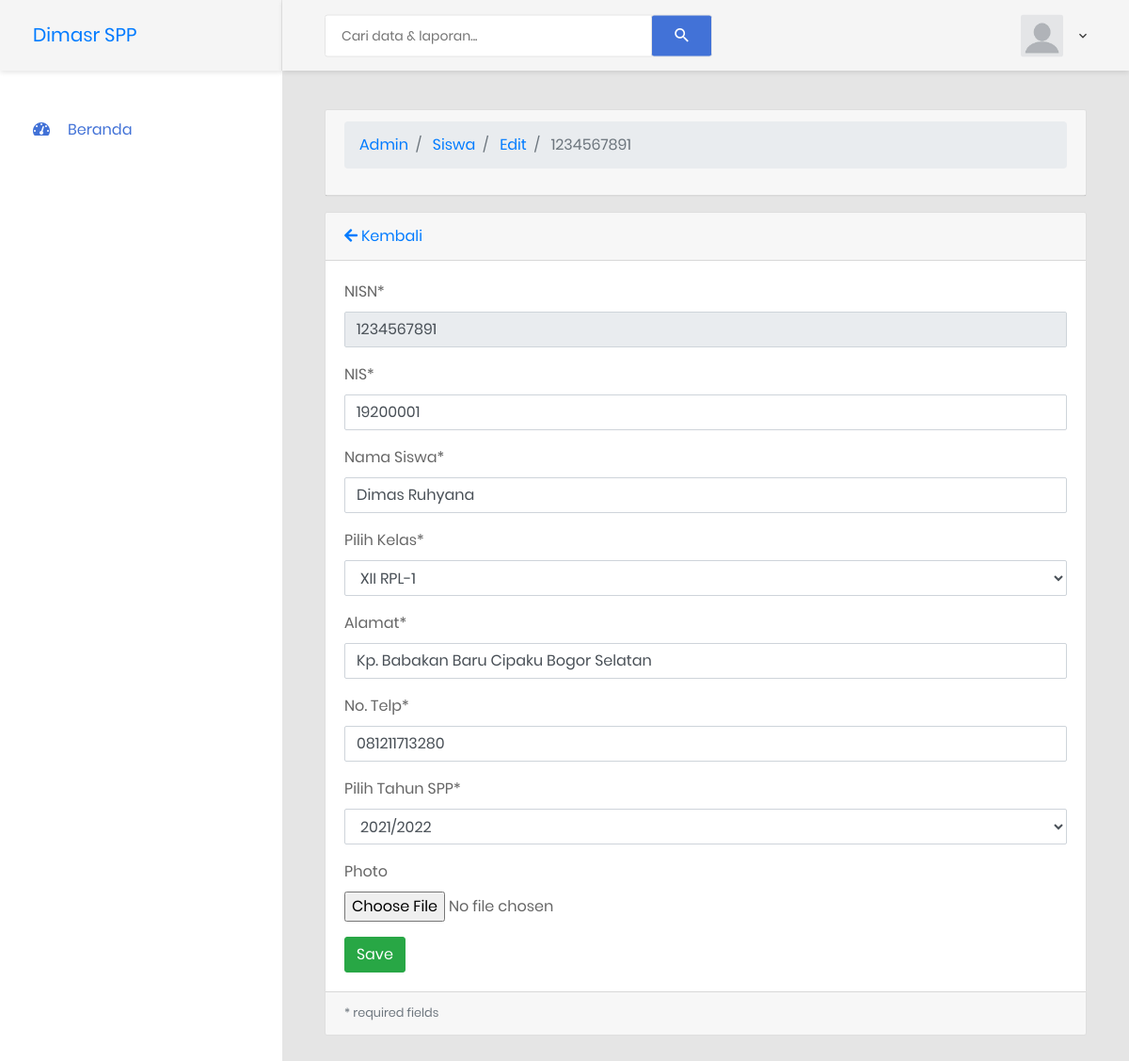
Screenshot of /index.php/admin/siswa/edit/1234567891 with the database file from the repository.
### tables this page shows
CREATE TABLE `siswa` (
  `nisn` varchar(10) NOT NULL,
  `nis` varchar(8) NOT NULL,
  `nama` varchar(35) NOT NULL,
  `id_kelas` int(11) NOT NULL,
  `alamat` text NOT NULL,
  `no_telp` varchar(13) NOT NULL,
  `id_spp` int(11) NOT NULL,
  `id_login` int(11) NOT NULL,
  `image` varchar(255) NOT NULL DEFAULT 'default.jpg'
);

CREATE TABLE `kelas` (
  `id_kelas` int(11) NOT NULL,
  `nama_kelas` varchar(10) NOT NULL,
  `id_kk` int(10) NOT NULL
);

CREATE TABLE `spp` (
  `id_spp` int(11) NOT NULL,
  `tahun` varchar(30) NOT NULL,
  `nominal` int(11) NOT NULL
);

### application/controllers/admin/siswa.php (called while the page is built, shortened)
<?php
class Siswa extends CI_Controller
{
    public function __construct()
    {
        $this->load->model(['siswa_model','kelas_model','spp_model']);
        $this->load->library('form_validation');
    }
    public function edit($nisn = null)
    {
        $data['id_kelas'] = $this->kelas_model->getkelas()->result();
        $data['id_spp'] = $this->spp_model->getAll();
        $siswa = $this->siswa_model;
        $data["siswa"] = $siswa->getById($nisn);
        $this->load->view("admin/siswa_view/edit_form", $data);
    }
}

### index.php (called while the page is built, shortened)
<?php
require_once BASEPATH.'core/CodeIgniter.php';

### application/models/siswa_model.php (called while the page is built, shortened)
<?php defined('BASEPATH') OR exit('No direct script access allowed');
class Siswa_model extends CI_Model
{
    private $_table = "siswa";
    public function getById($nisn)
    {
        return $this->db->get_where($this->_table, ["nisn" => $nisn])->row();
    }
}

### application/models/kelas_model.php (called while the page is built, shortened)
<?php defined('BASEPATH') OR exit('No direct script access allowed');
class Kelas_model extends CI_Model
{
    public function getkelas()
    {
        $query = $this->db->get('kelas');
        return $query;
    }
}

### application/models/spp_model.php (called while the page is built, shortened)
<?php defined('BASEPATH') OR exit('No direct script access allowed');
class Spp_model extends CI_Model
{
    private $_table = "spp";
    public function getAll()
    {
        return $this->db->get($this->_table)->result();
    }
}

### application/views/admin/siswa_view/edit_form.php (the view, shortened to what this page needs)
<!DOCTYPE html>
<html lang="en">
<head>
</head>
<body class="animsition">
    <div class="page-wrapper">
        <div class="page-container">
            <div class="main-content">
                <div class="section__content section__content--p30">
                    <div class="container-fluid">
                        <div class="card mb-3">
                        <div class="card-header">
                        </div>
                        </div>
                <div class="card mb-3">
                    <div class="card-header">
                        <a href="<?php echo site_url('admin/siswa/') ?>"><i class="fas fa-arrow-left"></i>
                            Kembali</a>
                    </div>
                    <div class="card-body">
                        <form action="<?php base_url(" admin/siswa/edit") ?>" method="post"
                            enctype="multipart/form-data" >
                            <div class="form-group">
                                <label for="nisn">NISN*</label>
                                <input class="form-control <?php echo form_error('nisn') ? 'is-invalid':'' ?>"
                                 type="text" name="username" placeholder="NISN" value="<?php echo $siswa->nisn ?>" disabled />
                            </div>
                            <div class="form-group">
                                <label for="nis">NIS*</label>
                                <input class="form-control <?php echo form_error('nis') ? 'is-invalid':'' ?>"
                                 type="text" name="nis" min="0" placeholder="NIS" value="<?php echo $siswa->nis ?>" />
                            </div>
                            <div class="form-group">
                                <label for="nama">Nama Siswa*</label>
                                <input class="form-control <?php echo form_error('nama') ? 'is-invalid':'' ?>"
                                 name="nama" placeholder="Nama Siswa" value="<?php echo $siswa->nama ?>"/>
                            </div>
                            <div class="form-group">
                                    <label for="spp">Pilih Kelas*</label>
                                    <select class="form-control" name="id_kelas" id="id_kelas" required>
                                            <?php foreach ($id_kelas as $row) { ?>
                                        <option <?php if($row->id_kelas ==$siswa->id_kelas){ echo 'selected="selected"'; } ?>
                                            value="<?php echo $row->id_kelas ?>"><?php echo $row->nama_kelas?> </option>
                                            <?php } ?>
                                    </select>
                            </div>
                            <div class="form-group">
                                <label for="alamat">Alamat*</label>
                                <input class="form-control <?php echo form_error('alamat') ? 'is-invalid':'' ?>"
                                 name="alamat" placeholder="Alamat" value="<?php echo $siswa->alamat ?>"/>
                            </div>
                            <div class="form-group">
                                <label for="no_telp">No. Telp*</label>
                                <input class="form-control <?php echo form_error('no_telp') ? 'is-invalid':'' ?>"
                                 name="no_telp" placeholder="No. Telp" value="<?php echo $siswa->no_telp ?>"/>
                            </div>
                            <div class="form-group">
                                    <label for="spp">Pilih Tahun SPP*</label>
                                    <select class="form-control" name="id_spp" id="id_spp" required>
                                            <?php foreach ($id_spp as $row) { ?>
                                        <option <?php if($row->id_spp ==$siswa->id_spp){ echo 'selected="selected"'; } ?>
                                            value="<?php echo $row->id_spp ?>"><?php echo $row->tahun?> </option>
                                            <?php } ?>
                                    </select>
                            </div>
                            <div class="form-group">
                                <label for="name">Photo</label>
                                <input class="form-control-file <?php echo form_error('image') ? 'is-invalid':'' ?>"
                                 type="file" name="image" />
                            </div>
                            <input class="btn btn-success" type="submit" name="btn" value="Save" />
                        </form>
                        </div>
                        <div class="card-footer small text-muted">
                            * required fields
                        </div>
                    </div>
                </div>
            </div>
        </div>
    </div>
</body>
</html>

### rows the page displays
siswa: username "1234567891", nis "19200001", nama "Dimas Ruhyana", id_kelas "XII RPL-1", alamat "Kp. Babakan Baru Cipaku Bogor Selatan", no_telp "081211713280", id_spp "2021/2022"

### other values shown
SITE_NAME "Dimasr SPP"
$segment "Admin"
$segment "Siswa"
$segment "Edit"
$segment "1234567891"
